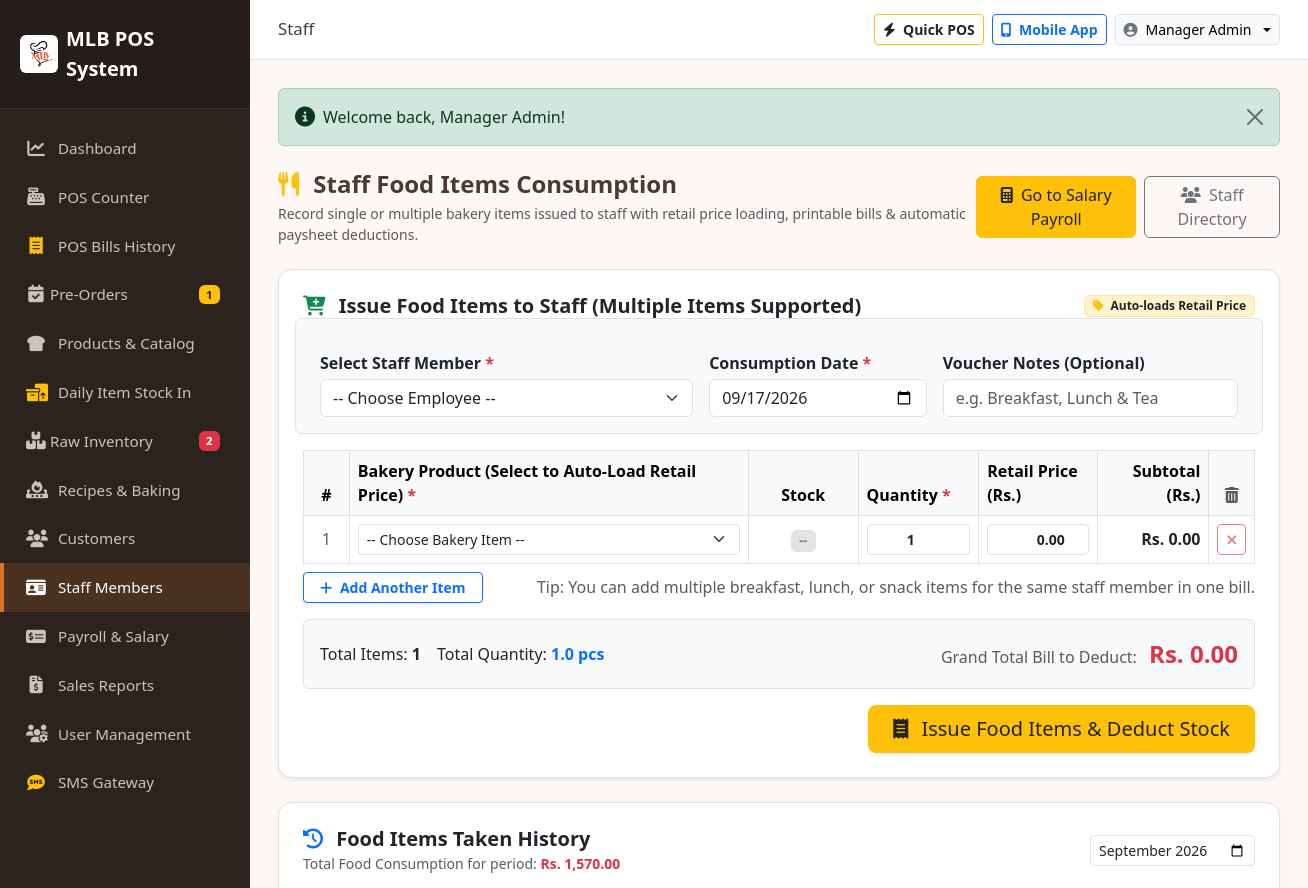
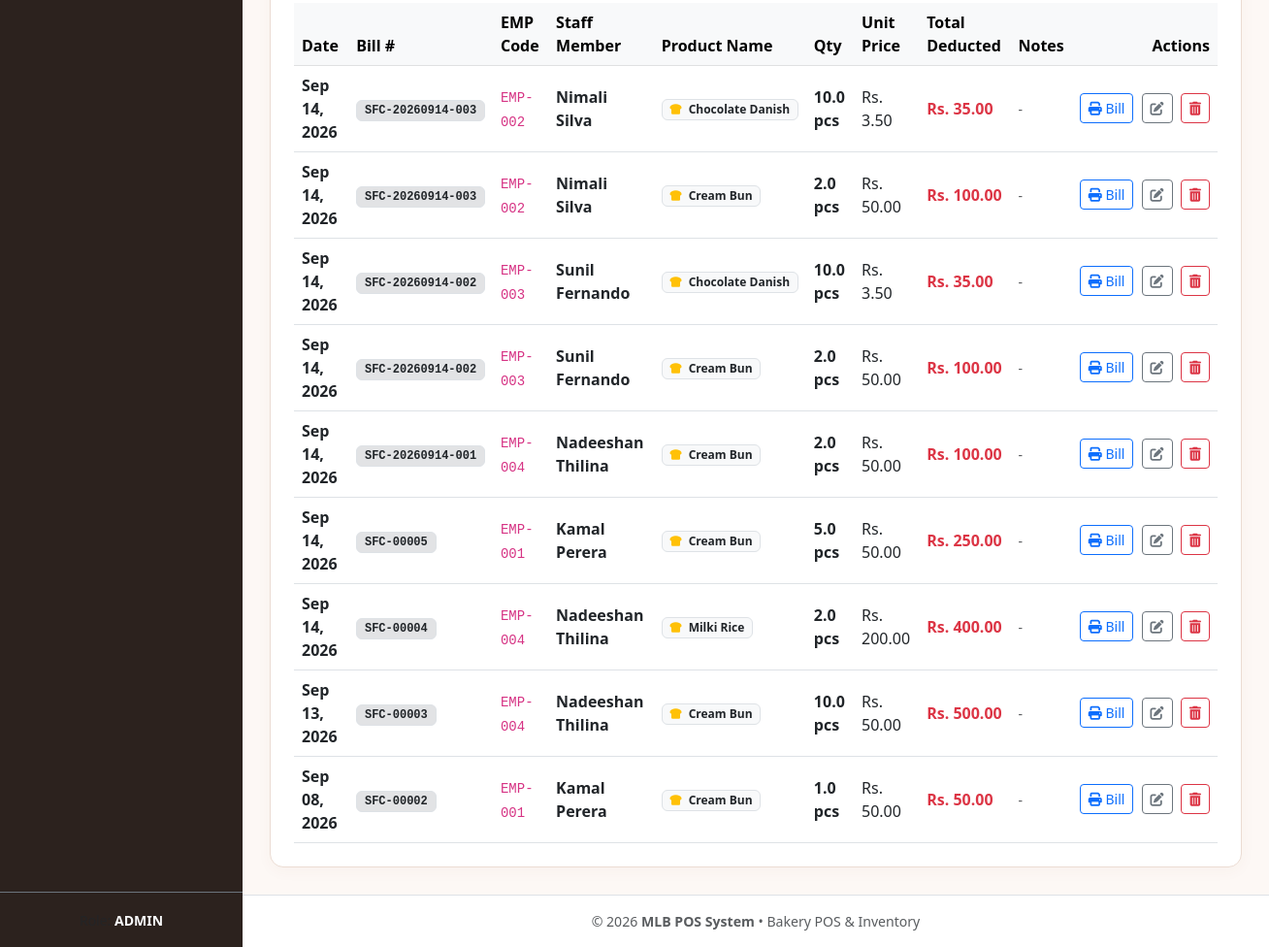
The page /modules/staff/food_consumption.php (signed in) on the database its author committed (2 pictures, top to bottom).
### tables this page shows
CREATE TABLE `staff_food_consumption` (
  `id` int(11) NOT NULL AUTO_INCREMENT,
  `bill_no` varchar(50) DEFAULT NULL,
  `staff_id` int(11) NOT NULL,
  `product_id` int(11) NOT NULL,
  `product_name` varchar(150) NOT NULL,
  `quantity` decimal(10,2) NOT NULL DEFAULT 1.00,
  `unit_price` decimal(10,2) NOT NULL DEFAULT 0.00,
  `total_price` decimal(10,2) NOT NULL DEFAULT 0.00,
  `consumption_date` date NOT NULL,
  `notes` varchar(255) DEFAULT NULL,
  `created_by` int(11) NOT NULL,
  `created_at` timestamp NOT NULL DEFAULT current_timestamp(),
  PRIMARY KEY (`id`),
  KEY `staff_id` (`staff_id`),
  KEY `product_id` (`product_id`),
  KEY `created_by` (`created_by`),
  KEY `idx_bill_no` (`bill_no`),
  CONSTRAINT `staff_food_consumption_ibfk_1` FOREIGN KEY (`staff_id`) REFERENCES `staff` (`id`) ON DELETE CASCADE,
  CONSTRAINT `staff_food_consumption_ibfk_2` FOREIGN KEY (`product_id`) REFERENCES `products` (`id`) ON DELETE CASCADE,
  CONSTRAINT `staff_food_consumption_ibfk_3` FOREIGN KEY (`created_by`) REFERENCES `users` (`id`) ON DELETE CASCADE
);

CREATE TABLE `staff` (
  `id` int(11) NOT NULL AUTO_INCREMENT,
  `emp_number` varchar(50) NOT NULL,
  `name` varchar(100) NOT NULL,
  `designation` varchar(100) NOT NULL DEFAULT 'Staff',
  `phone` varchar(30) DEFAULT NULL,
  `nic` varchar(30) DEFAULT NULL,
  `address` text DEFAULT NULL,
  `basic_salary` decimal(10,2) NOT NULL DEFAULT 0.00,
  `daily_rate` decimal(10,2) NOT NULL DEFAULT 0.00,
  `ot_rate_per_hour` decimal(10,2) NOT NULL DEFAULT 0.00,
  `fixed_allowance` decimal(10,2) NOT NULL DEFAULT 0.00,
  `epf_no` varchar(50) DEFAULT NULL,
  `bank_name` varchar(100) DEFAULT NULL,
  `account_no` varchar(50) DEFAULT NULL,
  `status` enum('active','inactive') NOT NULL DEFAULT 'active',
  `created_at` timestamp NOT NULL DEFAULT current_timestamp(),
  PRIMARY KEY (`id`),
  UNIQUE KEY `emp_number` (`emp_number`)
);

### modules/staff/food_consumption.php (the view, shortened to what the rows shown need)
<?php
require_once __DIR__ . '/../../includes/header.php';
$db = getDB();
$editingEntry = null;
$stmtStaff = $db->query("SELECT id, emp_number, name, designation FROM staff WHERE status = 'active' ORDER BY emp_number ASC");
$staffMembers = $stmtStaff->fetchAll();
$stmtProducts = $db->query("
    SELECT id, name, price_retail, price,
           COALESCE(NULLIF(price_retail, 0), price) as effective_retail_price,
           current_stock, unit
    FROM products
    WHERE status = 'active'
    ORDER BY name ASC
");
$products = $stmtProducts->fetchAll();
$selectedMonth = $_GET['month'] ?? date('Y-m');
$query = "
    SELECT f.*, s.emp_number, s.name as staff_name, s.designation, u.full_name as created_by_name
    FROM staff_food_consumption f
    JOIN staff s ON f.staff_id = s.id
    LEFT JOIN users u ON f.created_by = u.id
    WHERE DATE_FORMAT(f.consumption_date, '%Y-%m') = ?
";
$params = [$selectedMonth];
$query .= " ORDER BY f.consumption_date DESC, f.id DESC";
$stmtLogs = $db->prepare($query);
$stmtLogs->execute($params);
$foodLogs = $stmtLogs->fetchAll();
?>
<?php if ($editingEntry): ?>
    <div class="card card-bakery p-4 mb-4 border-warning shadow-sm">
        <div class="d-flex justify-content-between align-items-center mb-3">
            <h5 class="fw-bold mb-0 text-dark">
                <i class="fa-solid fa-pen-to-square text-warning me-2"></i> Edit Food Record #<?php echo $editingEntry['id']; ?>
                <span class="badge bg-dark text-warning ms-2"><?php echo htmlspecialchars($editingEntry['bill_no'] ?: 'SFC-' . str_pad($editingEntry['id'], 5, '0', STR_PAD_LEFT)); ?></span>
            </h5>
            <a href="<?php echo BASE_URL; ?>modules/staff/food_consumption.php" class="btn btn-sm btn-outline-secondary">
                <i class="fa-solid fa-xmark me-1"></i> Cancel Edit
            </a>
        </div>
        <form method="POST" action="">
            <input type="hidden" name="edit_id" value="<?php echo $editingEntry['id']; ?>">
            <div class="row g-3">
                <div class="col-md-4">
                    <label for="edit_staff_id" class="form-label fw-bold text-xs">Staff Member <span class="text-danger">*</span></label>
                    <select class="form-select" id="edit_staff_id" name="staff_id" required>
                        <option value="">-- Choose Employee --</option>
                        <?php foreach ($staffMembers as $s): ?>
                            <option value="<?php echo $s['id']; ?>" <?php echo ($editingEntry['staff_id'] == $s['id']) ? 'selected' : ''; ?>>
                                <?php echo htmlspecialchars($s['emp_number'] . ' - ' . $s['name'] . ' (' . $s['designation'] . ')'); ?>
                            </option>
                        <?php endforeach; ?>
                    </select>
                </div>
                <div class="col-md-4">
                    <label for="edit_product_id" class="form-label fw-bold text-xs">Bakery Product <span class="text-danger">*</span></label>
                    <select class="form-select" id="edit_product_id" name="product_id" onchange="updateEditUnitPrice()" required>
                        <option value="" data-retail-price="0">-- Choose Bakery Item --</option>
                        <?php foreach ($products as $p):
                            $rPrice = (float)$p['effective_retail_price'];
                        ?>
                            <option value="<?php echo $p['id']; ?>" data-retail-price="<?php echo $rPrice; ?>" <?php echo ($editingEntry['product_id'] == $p['id']) ? 'selected' : ''; ?>>
                                <?php echo htmlspecialchars($p['name'] . ' (Stock: ' . $p['current_stock'] . ' ' . $p['unit'] . ' - Retail: Rs.' . number_format($rPrice, 2) . ')'); ?>
                            </option>
                        <?php endforeach; ?>
                    </select>
                </div>
                <div class="col-md-2">
                    <label for="edit_quantity" class="form-label fw-bold text-xs">Quantity <span class="text-danger">*</span></label>
                    <input type="number" step="0.5" min="0.5" class="form-control" id="edit_quantity" name="quantity" value="<?php echo htmlspecialchars($editingEntry['quantity']); ?>" oninput="calculateEditTotal()" required>
                </div>
                <div class="col-md-2">
                    <label for="edit_unit_price" class="form-label fw-bold text-xs">Retail Unit Price (Rs.)</label>
                    <input type="number" step="0.01" min="0" class="form-control" id="edit_unit_price" name="unit_price" value="<?php echo htmlspecialchars($editingEntry['unit_price']); ?>" oninput="calculateEditTotal()" required>
                </div>
                <div class="col-md-3">
                    <label for="edit_consumption_date" class="form-label fw-bold text-xs">Date</label>
                    <input type="date" class="form-control" id="edit_consumption_date" name="consumption_date" value="<?php echo htmlspecialchars($editingEntry['consumption_date']); ?>" required>
                </div>
                <div class="col-md-6">
                    <label for="edit_notes" class="form-label fw-bold text-xs">Notes / Reason (Optional)</label>
                    <input type="text" class="form-control" id="edit_notes" name="notes" placeholder="e.g. Breakfast bun / Tea time snack" value="<?php echo htmlspecialchars($editingEntry['notes']); ?>">
                </div>
                <div class="col-md-3 d-flex align-items-end">
                    <div class="w-100 p-2 bg-light rounded border">
                        <small class="text-muted d-block text-xs">Calculated Cost:</small>
                        <h5 class="fw-bold text-danger mb-0" id="edit_total_display">Rs. <?php echo number_format($editingEntry['total_price'], 2); ?></h5>
                    </div>
                </div>
            </div>
            <hr class="my-4">
            <div class="d-flex justify-content-end gap-2">
                <a href="<?php echo BASE_URL; ?>modules/staff/food_consumption.php" class="btn btn-light border">Cancel</a>
                <button type="submit" class="btn btn-warning text-dark font-weight-bold">
                    <i class="fa-solid fa-check me-1"></i> Update Record & Adjust Stock
                </button>
            </div>
        </form>
    </div>
<?php else: ?>
    <div class="card card-bakery p-4 mb-4 shadow-sm border">
        <form method="POST" action="" id="multiFoodForm">
            <div class="table-responsive mb-2">
                <table class="table table-bordered align-middle mb-0" id="itemsTable">
                    <thead class="table-light text-xs">
                        <tr>
                            <th style="width: 5%;" class="text-center">#</th>
                            <th style="width: 45%;">Bakery Product (Select to Auto-Load Retail Price) <span class="text-danger">*</span></th>
                            <th style="width: 12%;" class="text-center">Stock</th>
                            <th style="width: 13%;">Quantity <span class="text-danger">*</span></th>
                            <th style="width: 13%;">Retail Price (Rs.)</th>
                            <th style="width: 12%;" class="text-end">Subtotal (Rs.)</th>
                            <th style="width: 5%;" class="text-center"><i class="fa-solid fa-trash-can text-muted"></i></th>
                        </tr>
                    </thead>
                </table>
            </div>
        </form>
    </div>
<?php endif; ?>
<div class="card card-bakery p-4">
    <div class="table-responsive">
        <table class="table table-hover align-middle mb-0">
            <thead class="table-light">
                <tr>
                    <th>Date</th>
                    <th>Bill #</th>
                    <th>EMP Code</th>
                    <th>Staff Member</th>
                    <th>Product Name</th>
                    <th>Qty</th>
                    <th>Unit Price</th>
                    <th>Total Deducted</th>
                    <th>Notes</th>
                    <th class="text-end">Actions</th>
                </tr>
            </thead>
            <tbody>
                <?php if (empty($foodLogs)): ?>
                    <tr>
                        <td colspan="10" class="text-center text-muted py-4">No staff food consumption logged for <?php echo date('F Y', strtotime($selectedMonth . '-01')); ?>.</td>
                    </tr>
                <?php else: ?>
                    <?php foreach ($foodLogs as $log): ?>
                        <tr>
                            <td><strong><?php echo date('M d, Y', strtotime($log['consumption_date'])); ?></strong></td>
                            <td>
                                <?php if (!empty($log['bill_no'])): ?>
                                    <span class="badge bg-secondary-subtle text-dark border font-monospace"><?php echo htmlspecialchars($log['bill_no']); ?></span>
                                <?php else: ?>
                                    <span class="badge bg-light text-muted border font-monospace">#<?php echo $log['id']; ?></span>
                                <?php endif; ?>
                            </td>
                            <td><code><?php echo htmlspecialchars($log['emp_number']); ?></code></td>
                            <td><strong class="text-dark"><?php echo htmlspecialchars($log['staff_name']); ?></strong></td>
                            <td><span class="badge bg-light text-dark border"><i class="fa-solid fa-bread-slice me-1 text-warning"></i> <?php echo htmlspecialchars($log['product_name']); ?></span></td>
                            <td><strong><?php echo number_format($log['quantity'], 1); ?> pcs</strong></td>
                            <td><?php echo formatMoney($log['unit_price']); ?></td>
                            <td><strong class="text-danger"><?php echo formatMoney($log['total_price']); ?></strong></td>
                            <td><small class="text-muted"><?php echo htmlspecialchars($log['notes'] ?: '-'); ?></small></td>
                            <td class="text-end text-nowrap">
                                <?php
                                    $printUrl = BASE_URL . "modules/staff/food_bill.php?" . (!empty($log['bill_no']) ? "bill_no=" . urlencode($log['bill_no']) : "id=" . $log['id']);
                                ?>
                                <a href="<?php echo $printUrl; ?>" target="_blank" class="btn btn-sm btn-outline-primary me-1" title="Print Bill Voucher">
                                    <i class="fa-solid fa-print"></i> Bill
                                </a>
                                <a href="<?php echo BASE_URL; ?>modules/staff/food_consumption.php?edit_id=<?php echo $log['id']; ?>&month=<?php echo urlencode($selectedMonth); ?>" class="btn btn-sm btn-outline-secondary me-1" title="Edit Record">
                                    <i class="fa-solid fa-pen-to-square"></i>
                                </a>
                                <button type="button" class="btn btn-sm btn-outline-danger" title="Delete and Restore Stock" onclick="triggerDeleteModal(<?php echo $log['id']; ?>, '<?php echo htmlspecialchars(addslashes($log['product_name'])); ?>', <?php echo $log['quantity']; ?>, '<?php echo htmlspecialchars(addslashes($log['staff_name'])); ?>', '<?php echo urlencode($selectedMonth); ?>')">
                                    <i class="fa-solid fa-trash-can"></i>
                                </button>
                            </td>
                        </tr>
                    <?php endforeach; ?>
                <?php endif; ?>
            </tbody>
        </table>
    </div>
</div>
<?php require_once __DIR__ . '/../../includes/footer.php'; ?>

### rows shown on the page
staff_food_consumption: consumption_date "Sep 14, 2026", bill_no "SFC-20260914-003", staff.emp_number "EMP-002", staff.name "Nimali Silva", product_name "Chocolate Danish", quantity "10.0", unit_price "Rs. 3.50", total_price "Rs. 35.00", notes "-"
staff_food_consumption: consumption_date "Sep 14, 2026", bill_no "SFC-20260914-003", staff.emp_number "EMP-002", staff.name "Nimali Silva", product_name "Cream Bun", quantity "2.0", unit_price "Rs. 50.00", total_price "Rs. 100.00", notes "-"
staff_food_consumption: consumption_date "Sep 14, 2026", bill_no "SFC-20260914-002", staff.emp_number "EMP-003", staff.name "Sunil Fernando", product_name "Chocolate Danish", quantity "10.0", unit_price "Rs. 3.50", total_price "Rs. 35.00", notes "-"
staff_food_consumption: consumption_date "Sep 14, 2026", bill_no "SFC-20260914-002", staff.emp_number "EMP-003", staff.name "Sunil Fernando", product_name "Cream Bun", quantity "2.0", unit_price "Rs. 50.00", total_price "Rs. 100.00", notes "-"
staff_food_consumption: consumption_date "Sep 14, 2026", bill_no "SFC-20260914-001", staff.emp_number "EMP-004", staff.name "Nadeeshan Thilina", product_name "Cream Bun", quantity "2.0", unit_price "Rs. 50.00", total_price "Rs. 100.00", notes "-"
staff_food_consumption: consumption_date "Sep 14, 2026", bill_no "SFC-00005", staff.emp_number "EMP-001", staff.name "Kamal Perera", product_name "Cream Bun", quantity "5.0", unit_price "Rs. 50.00", total_price "Rs. 250.00", notes "-"
staff_food_consumption: consumption_date "Sep 14, 2026", bill_no "SFC-00004", staff.emp_number "EMP-004", staff.name "Nadeeshan Thilina", product_name "Milki Rice", quantity "2.0", unit_price "Rs. 200.00", total_price "Rs. 400.00", notes "-"
staff_food_consumption: consumption_date "Sep 13, 2026", bill_no "SFC-00003", staff.emp_number "EMP-004", staff.name "Nadeeshan Thilina", product_name "Cream Bun", quantity "10.0", unit_price "Rs. 50.00", total_price "Rs. 500.00", notes "-"
staff_food_consumption: consumption_date "Sep 08, 2026", bill_no "SFC-00002", staff.emp_number "EMP-001", staff.name "Kamal Perera", product_name "Cream Bun", quantity "1.0", unit_price "Rs. 50.00", total_price "Rs. 50.00", notes "-"

### other values the page prints
$pendingOrdersBadge "1"
$lowStockBadge "2"
str_replace('_', ' ', getCurrentUserRole()) "ADMIN"
$currentDir "Staff"
getCurrentUserName() "Manager Admin"
$_SESSION['flash_' . $key] "Welcome back, Manager Admin!"
formatMoney($totalMonthlyFood) "Rs. 1,570.00"
